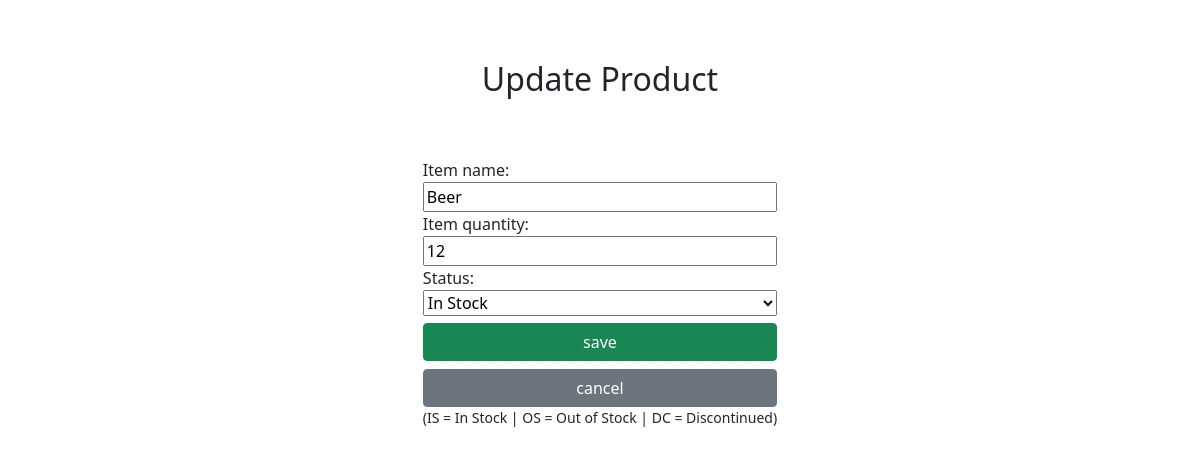
/update/5/ (signed in), run on the app's committed database.
### main/models.py (models this page shows, shortened)
class Product(models.Model):
  INVENTORY_STATUS = (  # By default, products should be Out of Stock
    ('In Stock', 'In Stock'),
    ('Out of Stock', 'Out of Stock'),
    ('Discontinued', 'Discontinued'),
  )
  employee = models.ForeignKey(Employee, on_delete=models.CASCADE, default="") # default set to "" to bypass makemigrations error
  item_name = models.CharField(max_length=100)
  item_quantity = models.IntegerField(default=0)
  status = models.CharField(max_length=12, choices=INVENTORY_STATUS, default='Out of Stock')

### main/views.py (the view)
# urls.py: path('update/<int:_id>/', views.update, name='update'),
@login_required
def update(_req, _id):
  item=Product.objects.get(id=_id)
  updateForm=CreateNewProduct(instance=item)
  if _req.method == "POST":
    productAdd=CreateNewProduct(_req.POST, instance=item)
    if productAdd.is_valid():
      productAdd.save()
      messages.success(_req, 'Data has been updated')
      return redirect('/')
  return render(_req, 'main/update.html', {'form':updateForm, 'item': item})

### main/forms.py
class CreateNewProduct(forms.ModelForm):
  class Meta:
    model = Product
    CHOICES = (('In Stock', 'In Stock'),
              ('Out of Stock', 'Out of Stock'),
              ('Discontinued', 'Discontinued'),)
    item_name = forms.CharField(label="Name", max_length=200, required=True)
    item_quantity = forms.IntegerField(label="Quantity", required=True)
    status = forms.ChoiceField(label="Status", choices=CHOICES, required=True)
    fields = ('item_name', 'item_quantity', 'status')

### main/templates/main/update.html (shortened to what this page needs)
{% extends 'main/base.html' %}
{% block content %}
  <h2 style="display: grid; justify-content: center; margin: 5%;">Update Product</h2>
  <form method="POST" action="/update/{{item.id}}/" style="display: grid; justify-content: center; margin: 0% 15%;">
    {{ form }}
    <input style="margin-top: 2%;" class="btn btn-success" type="submit" value="save">
    <a style="margin-top: 2%;" class="btn btn-secondary" href="/" >cancel</a>
    <small> (IS = In Stock | OS = Out of Stock | DC = Discontinued)</small>
  </form>
{% endblock %}

### data on the page
Product: item_name "Beer", item_quantity "12", status "In Stock"
